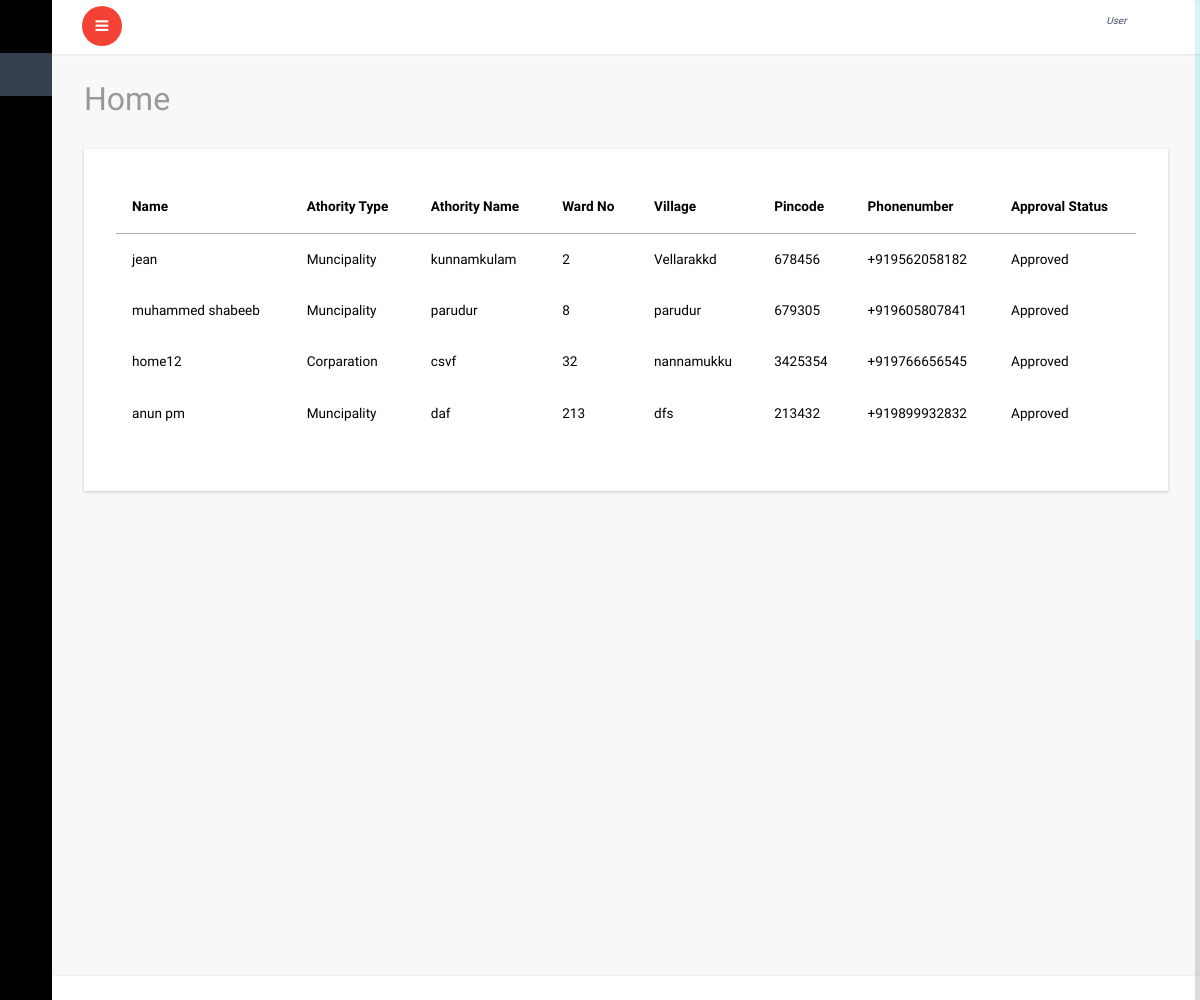
The page /all_home/ on the database as committed earlier.
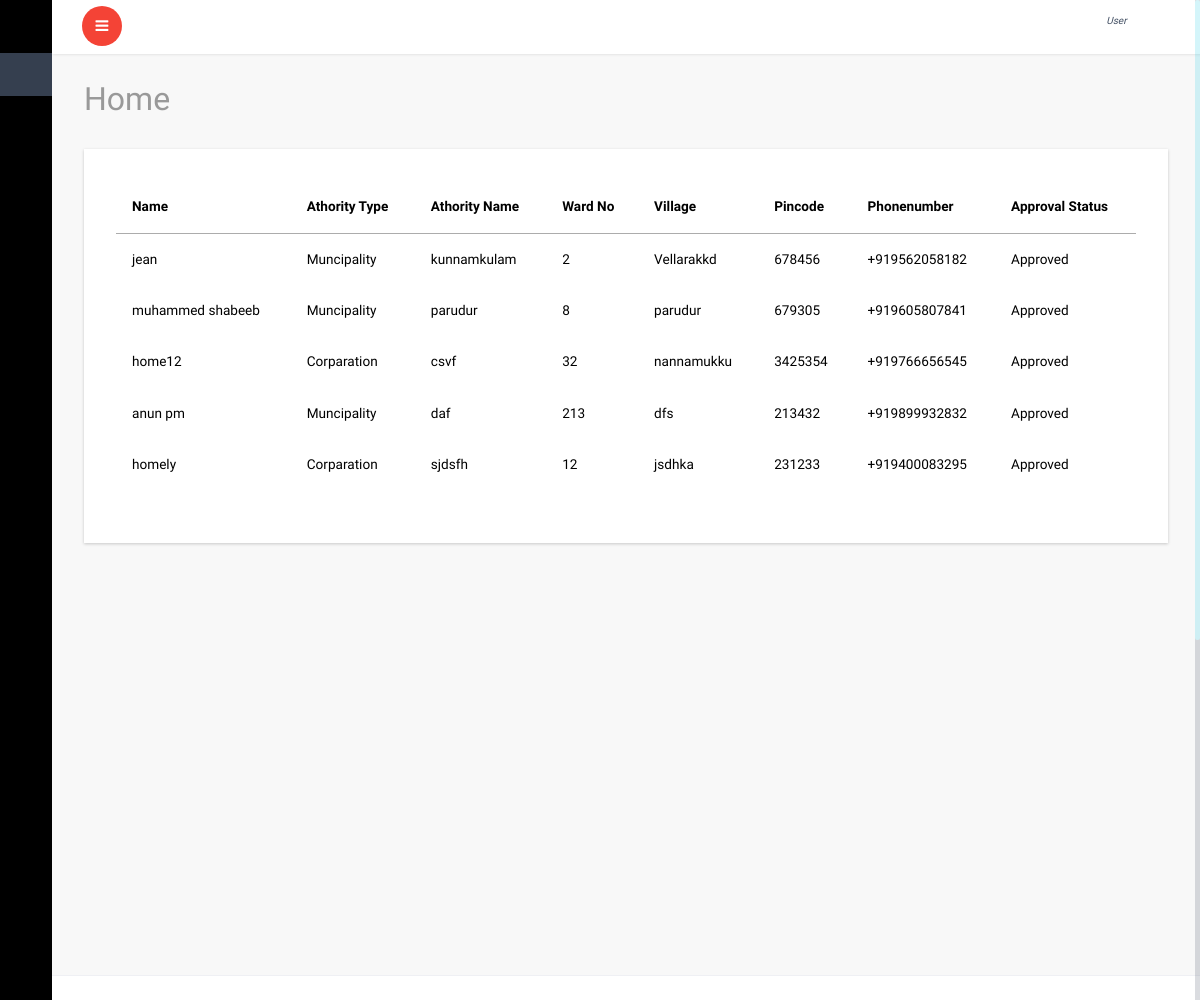
The same page on the database as committed later.
### account/models.py (models this page shows, shortened)
class Home(models.Model):
    user=models.OneToOneField(User,on_delete=models.CASCADE)
    name=models.CharField(max_length=40)
    authority_type=models.CharField(max_length=30,choices=authority_types,)
    authority_name=models.CharField(max_length=50)
    ward_no=models.PositiveIntegerField()
    village=models.CharField(max_length=50)
    pincode=models.PositiveIntegerField()
    phonenumber=PhoneNumberField()
    status_appruval=models.BooleanField(default=False)

### account/views.py (the view)
# urls.py: path('all_home/',views.all_home,name='all_home'),
def all_home(request):
    c=Home.objects.all()
    return render(request,'admin/home.html',{'c':c})

### templates/admin/home.html (shortened to what this page needs)
{% extends 'dashboard/index.html' %}
{% block content %}
			<div id="page-wrapper">
				<div class="graphs">
					<h3 class="blank1">Home</h3>
					 <div class="xs tabls">
						<div class="bs-example4" data-example-id="contextual-table">
                            <table class="table">
                                {% if c %}
                                <thead>
                                    <tr>
                                      <th>Name</th>
                                      <th>Athority Type</th>
                                       <th>Athority Name</th>
                                       <th>Ward No</th>
                                       <th>Village</th>
                                       <th>Pincode</th>
                                       <th>Phonenumber</th>
                                        <th>Approval Status</th>
                                    </tr>
                                </thead>
                                <tbody>
                                    {% for l in c %}
                                    <tr>
                                        <td>{{l.name}}</td>
                                        <td>{{l.authority_type}}</td>
                                        <td>{{l.authority_name}}</td>
                                        <td>{{l.ward_no}}</td>
                                        <td>{{l.village}}</td>
                                        <td>{{l.pincode}}</td>
                                        <td>{{l.phonenumber}}</td>
                                     {% if l.status_appruval == True %}
                                        <td>Approved</td>
                                        {% else %}
                                        <td><a href="{% url 'homeappruval' l.id %}" style="color: red;">Approve Now</a></td>
                                        {% endif %}
                                    </tr>
                                    {% endfor %}
                                </tbody>
                            </table>
                            {% else %}
                            <h4>No Centers Registerd For appruval</h4>
                            {% endif %}
					   </div>
						</div>
						</div>
					</div>
		{% endblock %}

Rows that differ between the two databases and show on the page:
added Home: name "homely", authority_type "Corparation", authority_name "sjdsfh", ward_no "12", village "jsdhka", pincode "231233", phonenumber "+919400083295", status_appruval "Approved"
